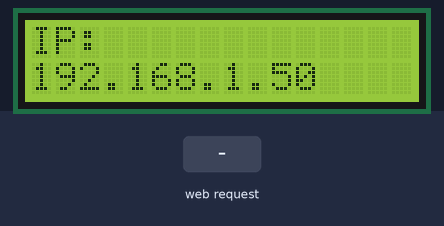
Simulated run of this sketch. Board: ESP32. Shown: 16×2 character LCD. The inputs (shaded band) are chosen by the test bench. WiFi joins after 1.5 s; servers stay silent unless stated; what the sketch prints to the serial monitor is not drawn.

Above: at 2.8 s.
2.9 s: HTTP request GET /set?msg=1 received
At 3.3 s:
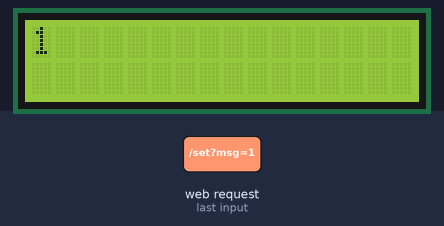
4.4 s: HTTP request GET /set?msg=0 received
At 5.7 s:
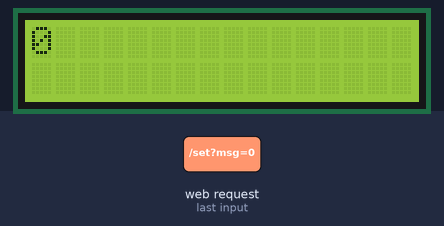
Timing chart, 0 to 7.4 s (numbered marks = the images above; inputs shaded):
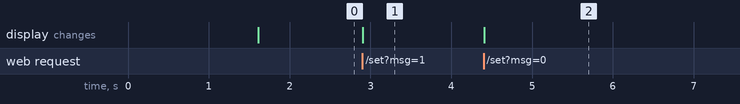

Measured:
- after the input at 2.9 s, the display: changes at once (image 1)
- after the input at 4.4 s, the display: changes at once (image 2)

The sketch:

lcd.ino
```cpp
/*
 * Project 12 — Wi-Fi Controlled 16×2 LCD Display
 * ANU Electronics — Bug in Circuit IoT Kit
 *
 * Hardware:
 *   16×2 I2C LCD VCC → 3.3V or 5V
 *   16×2 I2C LCD GND → GND
 *   16×2 I2C LCD SDA → GPIO 21
 *   16×2 I2C LCD SCL → GPIO 22
 *
 * Library required: LiquidCrystal I2C by Frank de Brabander
 * Default I2C address: 0x27
 *   If LCD is unresponsive, run I2C Scanner sketch to find the address.
 *
 * Usage: Upload → note IP → open browser → type message → click Set
 */

#include <WiFi.h>
#include <WebServer.h>
#include <LiquidCrystal_I2C.h>

const char* ssid = "YOUR_WIFI_SSID";
const char* pass = "YOUR_WIFI_PASSWORD";

#define LCD_ADDR 0x27
#define LCD_COLS 16
#define LCD_ROWS  2

LiquidCrystal_I2C lcd(LCD_ADDR, LCD_COLS, LCD_ROWS);
WebServer server(80);
String currentMsg = "Hello World!";

// ── Build HTML page ───────────────────────────────────────────────────────────
String getHTML() {
  String page = "<!DOCTYPE html><html><head>";
  page += "<meta name='viewport' content='width=device-width,initial-scale=1'>";
  page += "<title>LCD Display</title>";
  page += "<style>body{font-family:sans-serif;text-align:center;padding:20px;}";
  page += "input{padding:10px;font-size:1rem;width:80%;border-radius:6px;border:1px solid #ccc;}";
  page += "button{padding:10px 24px;background:#1565C0;color:#fff;border:none;";
  page += "border-radius:6px;cursor:pointer;margin-top:10px;font-size:1rem;}";
  page += ".lcd{font-family:monospace;background:#333;color:#0f0;border-radius:8px;";
  page += "padding:12px 16px;display:inline-block;font-size:1.2rem;margin:16px 0;}</style></head><body>";
  page += "<h1>🖥️ Wi-Fi LCD Control</h1>";
  page += "<div class='lcd'>" + currentMsg.substring(0, 16) + "</div><br>";
  page += "<form action='/set' method='GET'>";
  page += "<input name='msg' maxlength='32' value='" + currentMsg + "' placeholder='Enter message...'><br>";
  page += "<button type='submit'>📤 Send to LCD</button></form>";
  page += "</body></html>";
  return page;
}

// ── Route handler — set message ───────────────────────────────────────────────
void handleSet() {
  if (server.hasArg("msg")) {
    currentMsg = server.arg("msg");
    lcd.clear();
    // Line 1: first 16 chars
    lcd.setCursor(0, 0);
    lcd.print(currentMsg.substring(0, min((int)currentMsg.length(), 16)));
    // Line 2: chars 16–32
    if (currentMsg.length() > 16) {
      lcd.setCursor(0, 1);
      lcd.print(currentMsg.substring(16, min((int)currentMsg.length(), 32)));
    }
    Serial.println("LCD updated: " + currentMsg);
  }
  server.send(200, "text/html", getHTML());
}

// ── Setup ────────────────────────────────────────────────────────────────────
void setup() {
  Serial.begin(9600);

  lcd.init();
  lcd.backlight();
  lcd.print("ANU Electronics");
  lcd.setCursor(0, 1);
  lcd.print("Connecting...");

  WiFi.begin(ssid, pass);
  Serial.print("Connecting to Wi-Fi");
  while (WiFi.status() != WL_CONNECTED) {
    delay(500);
    Serial.print(".");
  }
  String ip = WiFi.localIP().toString();
  Serial.println("\nConnected! IP: " + ip);

  lcd.clear();
  lcd.print("IP:");
  lcd.setCursor(0, 1);
  lcd.print(ip);

  server.on("/",    []() { server.send(200, "text/html", getHTML()); });
  server.on("/set", handleSet);
  server.begin();
}

// ── Loop ─────────────────────────────────────────────────────────────────────
void loop() {
  server.handleClient();
}
```
